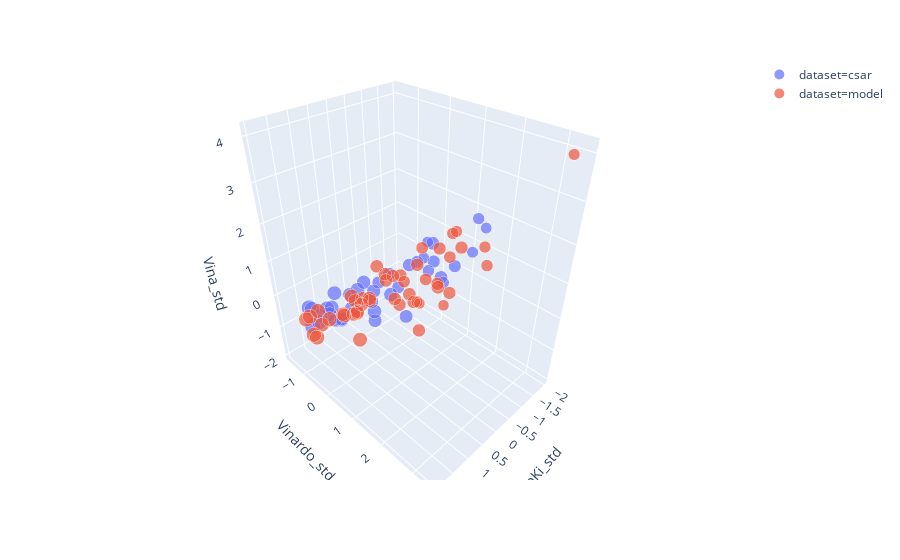

The notebook cell saved with this chart:
### Code cell
import plotly.express as px
fig = px.scatter_3d(df_scaled, x='pKi_std', y='Vinardo_std', z='Vina_std',
              opacity=0.7, color = 'dataset', size=df.pKi, size_max=15)
fig.show()
